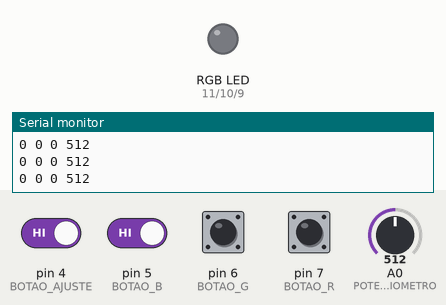
Recording of a sketch running on a simulated Arduino Uno, built with avr-gcc and run on an emulated ATmega328P. On the bench: an RGB LED mixed from three pins (HIGH = lit), the last lines printed to the serial monitor. The test bench sets the inputs (shaded band); at power-on: pin 4 (BOTAO_AJUSTE), pin 5 (BOTAO_B), pin 6 (BOTAO_G), pin 7 (BOTAO_R) HIGH, A0 (POTENCIOMETRO) = 512. Dim RGB values are drawn brighter than linear.

Above: at 1.2 s.
1.3 s: pin 4 (BOTAO_AJUSTE) driven LOW and pin 5 (BOTAO_B) driven LOW
At 1.9 s:
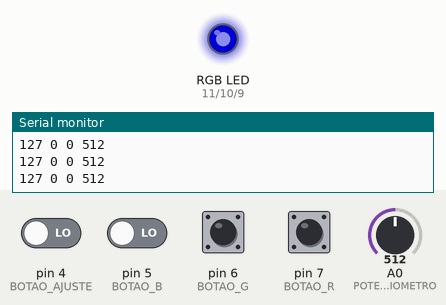
2.8 s: A0 (POTENCIOMETRO) set to 716
At 3.4 s:
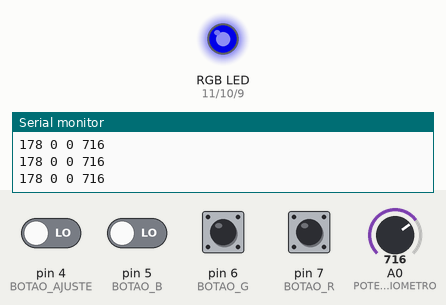
4.3 s: pin 6 (BOTAO_G) pulled LOW for 0.15 s
At 4.42 s:
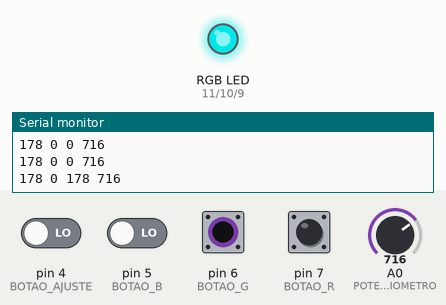
6.0 s: pin 7 (BOTAO_R) pulled LOW for 0.15 s
At 6.14 s:
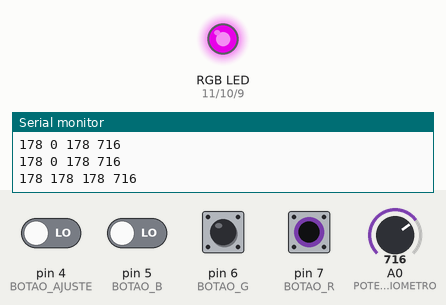
7.7 s: A0 (POTENCIOMETRO) set to 1023
At 8.6 s:
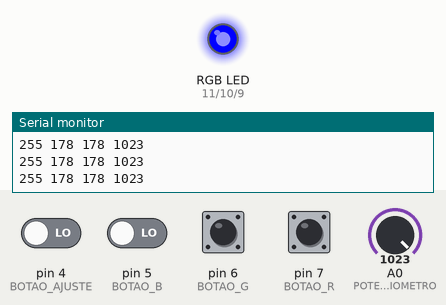
9.2 s: pin 6 (BOTAO_G) pulled LOW for 1 s
At 10.0 s:
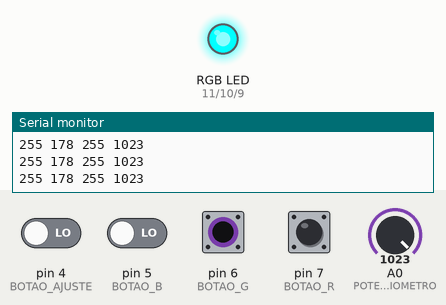
Timing chart, 0 to 12.2 s (numbered marks = the images above; inputs shaded):
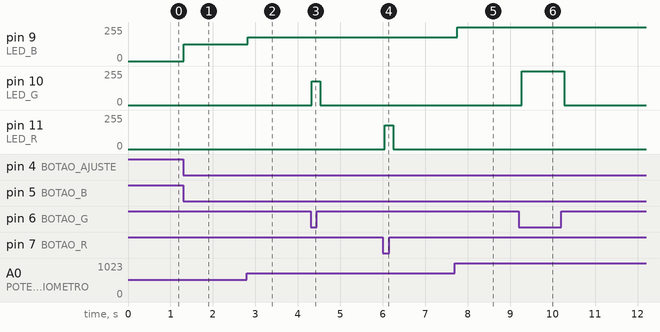

Measured:
- after the input at 1.3 s, pin 9 (LED_B): 0/255 → 127/255 at once
- after the input at 2.8 s, pin 9 (LED_B): 127/255 → 178/255 at once
- after the input at 4.3 s, pin 10 (LED_G): 0/255 → 178/255 at once, → 0/255 0.20 s later
- after the input at 6.0 s, pin 11 (LED_R): 0/255 → 178/255 at once, → 0/255 0.20 s later
- after the input at 7.7 s, pin 9 (LED_B): 178/255 → 255/255 after 0.06 s
- after the input at 9.2 s, pin 10 (LED_G): 0/255 → 255/255 after 0.07 s, → 0/255 1.0 s later

The sketch:

led-pixel.ino
```cpp
/**
 * Projeto exemplo de pixel com LED RGB.
 * Aciona e ajusta a intensidade de um LED RGB atraves de botoes e potenciometro.
 */

// definicao dos pinos
const int LED_R = 11;
const int LED_G = 10;
const int LED_B = 9;

const int BOTAO_R = 7;
const int BOTAO_G = 6;
const int BOTAO_B = 5;
const int BOTAO_AJUSTE = 4;

const int POTENCIOMETRO = A0;

// variaveis para armazenar estados dos botoes
int leituraBotaoR;
int leituraBotaoG;
int leituraBotaoB;
int leituraBotaoAjuste;
int leituraPotenciometro;
// variaveis para armazenar intensidade dos leds (pwm)
int pwmR;
int pwmG;
int pwmB;

void setup() {
  pinMode(LED_R, OUTPUT);
  pinMode(LED_G, OUTPUT);
  pinMode(LED_B, OUTPUT);
  pinMode(BOTAO_R, INPUT_PULLUP);
  pinMode(BOTAO_G, INPUT_PULLUP);
  pinMode(BOTAO_B, INPUT_PULLUP);
  pinMode(BOTAO_AJUSTE, INPUT_PULLUP);
  pinMode(POTENCIOMETRO, INPUT);

  Serial.begin(9600);
}

void loop() {

  leituraBotaoR = digitalRead(BOTAO_R);
  leituraBotaoG = digitalRead(BOTAO_G);
  leituraBotaoB = digitalRead(BOTAO_B);

  leituraBotaoAjuste = digitalRead(BOTAO_AJUSTE);

  leituraPotenciometro = analogRead(POTENCIOMETRO);

  // se botao R pressionado (LOW), liga led Red, senao, apaga
  if (leituraBotaoR == LOW) {
    // se botao Ajuste pressionado, muda intensidade do led
    if (leituraBotaoAjuste == LOW) pwmR = map(leituraPotenciometro, 0, 1023, 0, 255);
    analogWrite(LED_R, pwmR);
  } else {
    analogWrite(LED_R, 0);
  }

  // se botao G pressionado (LOW), liga led Green, senao, apaga
  if (leituraBotaoG == LOW) {
    // se botao Ajuste pressionado, muda intensidade do led
    if (leituraBotaoAjuste == LOW) pwmG = map(leituraPotenciometro, 0, 1023, 0, 255);
    analogWrite(LED_G, pwmG);
  } else {
    analogWrite(LED_G, 0);
  }

  // se botao B pressionado (LOW), liga led Blue, senao, apaga
  if (leituraBotaoB == LOW) {
    // se botao Ajuste pressionado, muda intensidade do led
    if (leituraBotaoAjuste == LOW) pwmB = map(leituraPotenciometro, 0, 1023, 0, 255);
    analogWrite(LED_B, pwmB);
  } else {
    analogWrite(LED_B, 0);
  }

  logSerial(leituraPotenciometro, pwmR, pwmG, pwmB);

  delay(100); // aguarda .1 segundo para a proxima leitura
}

void logSerial(int pot, int r, int g, int b) {
  Serial.print(b);
  Serial.print(" ");
  Serial.print(r);
  Serial.print(" ");
  Serial.print(g);
  Serial.print(" ");
  Serial.print(pot);
  Serial.println();
}
```
